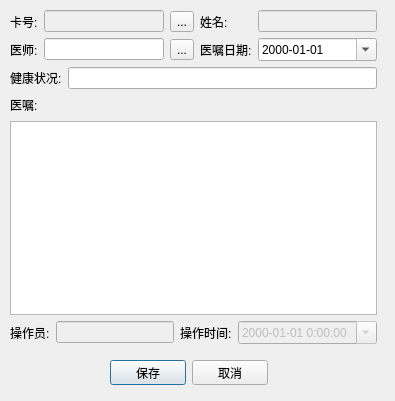
<?xml version="1.0" encoding="UTF-8"?>
<ui version="4.0">
 <class>AdviceRecordDialog</class>
 <widget class="QDialog" name="AdviceRecordDialog">
  <property name="geometry">
   <rect>
    <x>0</x>
    <y>0</y>
    <width>395</width>
    <height>401</height>
   </rect>
  </property>
  <property name="windowTitle">
   <string>Dialog</string>
  </property>
  <widget class="QWidget" name="layoutWidget">
   <property name="geometry">
    <rect>
     <x>110</x>
     <y>360</y>
     <width>158</width>
     <height>25</height>
    </rect>
   </property>
   <layout class="QHBoxLayout" name="horizontalLayout_4">
    <item>
     <widget class="QPushButton" name="btn_save">
      <property name="text">
       <string>保存</string>
      </property>
     </widget>
    </item>
    <item>
     <widget class="QPushButton" name="btn_cancel">
      <property name="text">
       <string>取消</string>
      </property>
     </widget>
    </item>
   </layout>
  </widget>
  <widget class="QWidget" name="layoutWidget1">
   <property name="geometry">
    <rect>
     <x>10</x>
     <y>10</y>
     <width>367</width>
     <height>334</height>
    </rect>
   </property>
   <layout class="QVBoxLayout" name="verticalLayout_6">
    <item>
     <layout class="QHBoxLayout" name="horizontalLayout">
      <item>
       <layout class="QVBoxLayout" name="verticalLayout">
        <item>
         <widget class="QLabel" name="label">
          <property name="text">
           <string>卡号:</string>
          </property>
         </widget>
        </item>
        <item>
         <widget class="QLabel" name="label_3">
          <property name="text">
           <string>医师:</string>
          </property>
         </widget>
        </item>
       </layout>
      </item>
      <item>
       <layout class="QVBoxLayout" name="verticalLayout_2">
        <item>
         <widget class="QLineEdit" name="lineEdit_cardNo">
          <property name="enabled">
           <bool>false</bool>
          </property>
         </widget>
        </item>
        <item>
         <widget class="QLineEdit" name="lineEdit_doctor"/>
        </item>
       </layout>
      </item>
      <item>
       <layout class="QVBoxLayout" name="verticalLayout_3">
        <item>
         <widget class="QToolButton" name="toolButton_cardNo">
          <property name="text">
           <string>...</string>
          </property>
         </widget>
        </item>
        <item>
         <widget class="QToolButton" name="toolButton_doctor">
          <property name="text">
           <string>...</string>
          </property>
         </widget>
        </item>
       </layout>
      </item>
      <item>
       <layout class="QVBoxLayout" name="verticalLayout_4">
        <item>
         <widget class="QLabel" name="label_2">
          <property name="text">
           <string>姓名:</string>
          </property>
         </widget>
        </item>
        <item>
         <widget class="QLabel" name="label_4">
          <property name="text">
           <string>医嘱日期:</string>
          </property>
         </widget>
        </item>
       </layout>
      </item>
      <item>
       <layout class="QVBoxLayout" name="verticalLayout_5">
        <item>
         <widget class="QLineEdit" name="lineEdit_name">
          <property name="enabled">
           <bool>false</bool>
          </property>
         </widget>
        </item>
        <item>
         <widget class="QDateEdit" name="dateEdit">
          <property name="displayFormat">
           <string>yyyy-MM-dd</string>
          </property>
          <property name="calendarPopup">
           <bool>true</bool>
          </property>
         </widget>
        </item>
       </layout>
      </item>
     </layout>
    </item>
    <item>
     <layout class="QHBoxLayout" name="horizontalLayout_2">
      <item>
       <widget class="QLabel" name="label_5">
        <property name="text">
         <string>健康状况:</string>
        </property>
       </widget>
      </item>
      <item>
       <widget class="QLineEdit" name="lineEdit_healthStatus"/>
      </item>
     </layout>
    </item>
    <item>
     <layout class="QHBoxLayout" name="horizontalLayout_3">
      <item>
       <widget class="QLabel" name="label_6">
        <property name="text">
         <string>医嘱:</string>
        </property>
       </widget>
      </item>
      <item>
       <spacer name="horizontalSpacer">
        <property name="orientation">
         <enum>Qt::Horizontal</enum>
        </property>
        <property name="sizeHint" stdset="0">
         <size>
          <width>40</width>
          <height>20</height>
         </size>
        </property>
       </spacer>
      </item>
     </layout>
    </item>
    <item>
     <widget class="QTextEdit" name="textEdit"/>
    </item>
    <item>
     <layout class="QHBoxLayout" name="horizontalLayout_5">
      <item>
       <widget class="QLabel" name="label_7">
        <property name="text">
         <string>操作员:</string>
        </property>
       </widget>
      </item>
      <item>
       <widget class="QLineEdit" name="lineEdit_operator">
        <property name="enabled">
         <bool>false</bool>
        </property>
       </widget>
      </item>
      <item>
       <widget class="QLabel" name="label_8">
        <property name="text">
         <string>操作时间:</string>
        </property>
       </widget>
      </item>
      <item>
       <widget class="QDateTimeEdit" name="dateTimeEdit">
        <property name="enabled">
         <bool>false</bool>
        </property>
        <property name="displayFormat">
         <string>yyyy-MM-dd H:mm:ss</string>
        </property>
        <property name="calendarPopup">
         <bool>true</bool>
        </property>
       </widget>
      </item>
     </layout>
    </item>
   </layout>
  </widget>
 </widget>
 <resources/>
 <connections/>
</ui>
